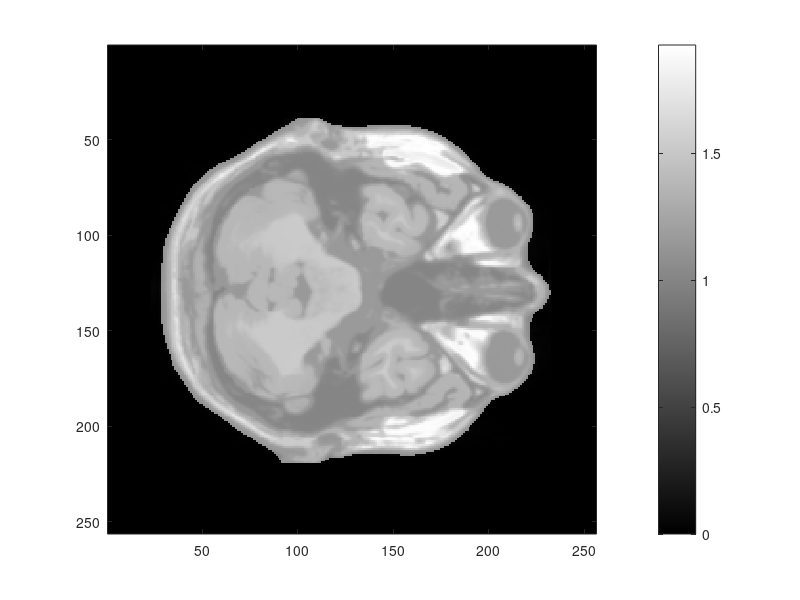

This chart was generated by the following MATLAB code: (Note: this script raises an error after producing the figure.)
% data_BrainWebA.m
%   data_BrainWebA creates the data set "data_BrainWebA" which is a transverse slice.
%
% See also: 
%
% 2015-10-14 --------------------------------------------------------------
% [redacted]
% [redacted]
% [email]
% http://www.cs.ucl.ac.uk/staff/ehrhardt/software.html
%
% -------------------------------------------------------------------------
% Copyright 2015 University College London
%
% Licensed under the Apache License, Version 2.0 (the "License");
% you may not use this file except in compliance with the License.
% You may obtain a copy of the License at
%
%   http://www.apache.org/licenses/LICENSE-2.0
%
% Unless required by applicable law or agreed to in writing, software
% distributed under the License is distributed on an "AS IS" BASIS,
% WITHOUT WARRANTIES OR CONDITIONS OF ANY KIND, either express or implied.
% See the License for the specific language governing permissions and
% limitations under the License.
% -------------------------------------------------------------------------

options.misc.name = 'BrainWebA';

options.misc.folder.data = ['results/data/' options.misc.name];
options.misc.folder.results = ['results/' options.misc.name];

mkdir(options.misc.folder.data);
mkdir(options.misc.folder.results);

%% Load data set
load('data_BrainWebA');
options.mri.resolution = [1 1]; % in mm, assuming isotropic pixels
options.mri.objectsize_in_pixel = size(groundtruth.T1);

D = fieldnames(groundtruth);
for d = 1 : length(D)
    eval(sprintf('x = groundtruth.%s;',D{d}))
    C = 256;
    imwrite((C-1)*x,colormap(gray(C)),sprintf('%s/%s_groundtruth_%s.png', options.misc.folder.data, options.misc.name, D{d}));
end

%%
mask = groundtruth.T2 > .3;
mask = imclose(mask,fspecial('disk', 13)>1e-16);
clf; imagesc(groundtruth.T1 + mask); axis image; colorbar;
options.mri.roi = int64(find(mask));
saveas(gcf, [options.misc.folder.data '/' options.misc.name '_mask.png']);

%% kspace
FT1 = Ufftn(groundtruth.T1);
FT2 = Ufftn(groundtruth.T2);

%% sampling
set_sampling